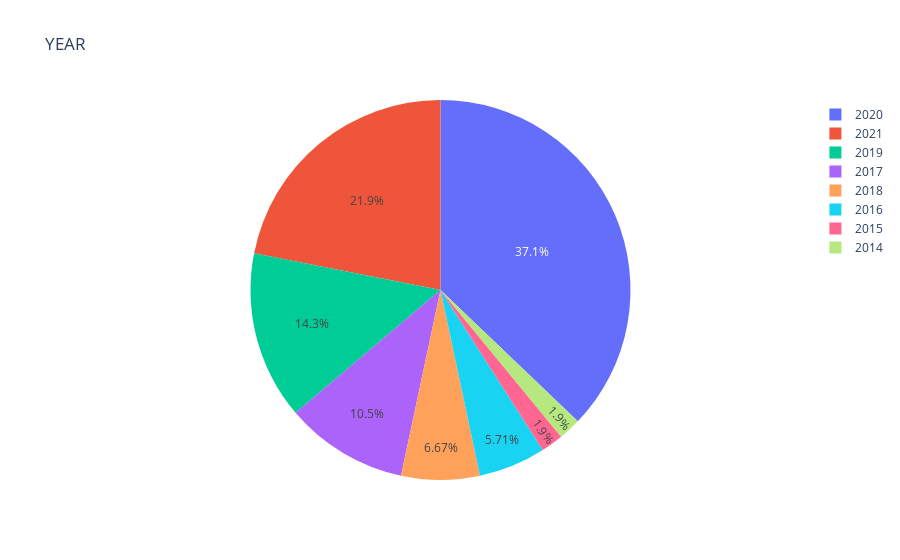

Notebook code cell kept with this figure:
### Code cell
r=df['YEAR'].value_counts()
fig = px.pie(df,names=r.index.values,values=r,title='YEAR')
fig

### Figure 1 — Plotly figure (JSON) as saved in the notebook; plotly's stock layout.template omitted (floating-point values rounded to 4 significant figures)
{"data": [{"domain": {"x": [0, 1], "y": [0, 1]}, "hovertemplate": "label=%{label}<br>value=%{value}<extra></extra>", "labels": ["2020", "2021", "2019", "2017", "2018", "2016", "2015", "2014"], "legendgroup": "", "name": "", "showlegend": true, "type": "pie", "values": [39, 23, 15, 11, 7, 6, 2, 2]}], "layout": {"legend": {"tracegroupgap": 0}, "title": {"text": "YEAR"}}}
